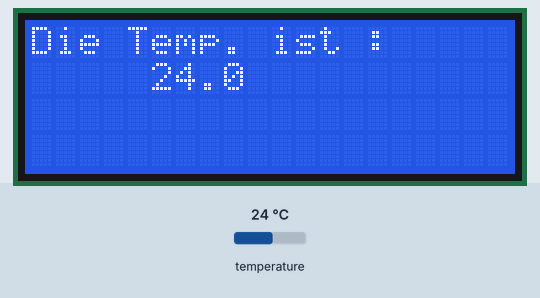
Simulated run of this sketch. Board: ESP8266 (NodeMCU). Parts: 20×4 character LCD. The test bench sets the inputs (shaded band); at power-on: temperature 24 °C. WiFi joins after 1.5 s; servers stay silent unless stated; no MQTT or app messages arrive unless stated.

Above: at 2.8 s.
2.9 s: temperature set to 12 °C
At 4.1 s:
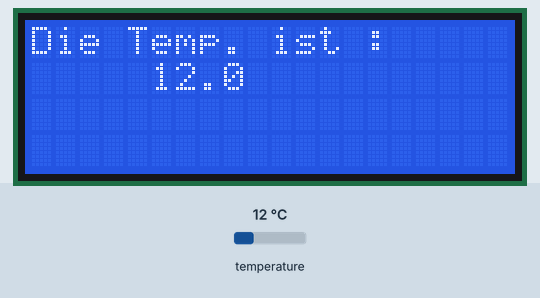
4.7 s: temperature set to 19 °C
6.2 s: temperature set to 28 °C
At 7.0 s:
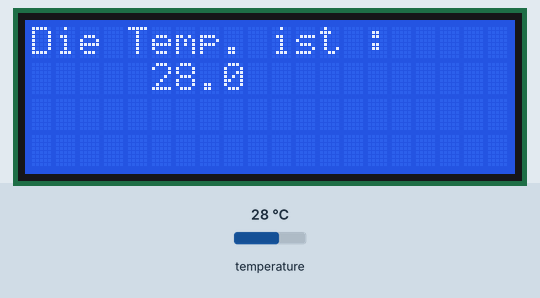
Timing chart, 0 to 9.2 s (numbered marks = the images above; inputs shaded):
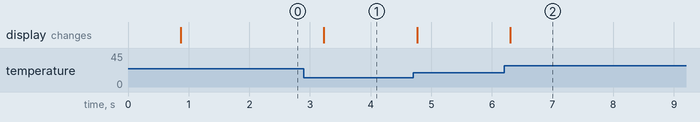

Measured:
- after the input at 2.9 s, the display: changes after 0.32 s (image 1)
- after the input at 6.2 s, the display: changes after 0.11 s (image 2)

The sketch:

Nodemcu.ino
```cpp
//Benötigte Libraries imortieren
#include <Wire.h> //Display
#include <LiquidCrystal_I2C.h>//Display //<LiquidCrystal.h>
#include <OneWire.h>//Temperatursensor
#include <DallasTemperature.h>//Temperatursensor
#include <ESP8266WiFi.h> //Wifi library für Esp8266
#include <PubSubClient.h> // MQTT Library
//Wlan creds angeben
const char* ssid = "Thermometer";
const char* wifi_password = "Thermometercluster";
// MQTT Einstellungen
const char* mqtt_server = "192.168.101.10";//Broker ip
const char* mqtt_topic = "Temperatur/3";//Topic
const char* mqtt_username = "mqtt";//mqtt_username
const char* mqtt_password = "Thermometercluster";//mqtt_passwort
// Mqtt Client name
const char* clientID = "Termometer_3";
//Wlan initialisieren
WiFiClient wifiClient;
// Mqtt server initialisieren
PubSubClient client(mqtt_server, 1883, wifiClient);
//Port des Temperatursensors übergeben
#define ONE_WIRE_BUS D4
//Library initialisieren
OneWire oneWire(ONE_WIRE_BUS);
//Hardware bus an Library übergeben
DallasTemperature sensors(&oneWire);
// Displayports angeben
LiquidCrystal_I2C lcd(0x3F,20,4);


void setup() {
  //LCD initialisieren
  lcd.begin();
  //LCD hintergrundlich anschalten
  lcd.backlight();
  //Cursor nach links oben setzen
  lcd.setCursor(0,0);
  //Text ausgeben
  lcd.print("Die Temp. ist :");
  // Temperatursensors starten
  sensors.begin();
  // Mit Wlan verbinden
  WiFi.begin(ssid, wifi_password);

  // warten bis verbindung mit wlan steht
  while (WiFi.status() != WL_CONNECTED) {
    char str1[10];
    //Temperatur abfragen
    sensors.requestTemperatures();
    //Cursor auf die 4. Zelle in der zweiten Reihe setzen
    lcd.setCursor(4,1);
    // Temperatur in variable speichern
    double x = (sensors.getTempCByIndex(0));
    //die Variable mit der Temperatur als Zahl in eine Variable mit der Temperatur als Text, mit nur einer Nachkommastelle, umwandeln
    dtostrf( x, 5, 1, str1);
    //Die Temperatur auf dem Display ausgeben
    lcd.print(str1);

  }
  // Mit Broker verbinden
  client.connect(clientID, mqtt_username, mqtt_password);


}

void loop() {
  //Temperatur abfragen
  sensors.requestTemperatures();
  //Cursor auf die 4. Zelle in der zweiten Reihe setzen
  lcd.setCursor(4,1);
  // Temperatur in variable speichern
  double x = (sensors.getTempCByIndex(0));
  //zwei char arrays definieren
  char str[10];
  char str1[10];
  //die Variable mit der Temperatur als Zahl in eine Variable mit der Temperatur als Text umwandeln
  dtostrf( x, 5, 2, str);
  //die Variable mit der Temperatur als Zahl in eine Variable mit der Temperatur als Text, mit nur einer Nachkommastelle, umwandeln
  dtostrf( x, 5, 1, str1);
  //Die Temperatur auf dem Display ausgeben
  lcd.print(str1);

  // die Temperatur veröffentlichen
  client.publish(mqtt_topic, str);

  //Ab hier wird der void loop() widerholt

}
```
